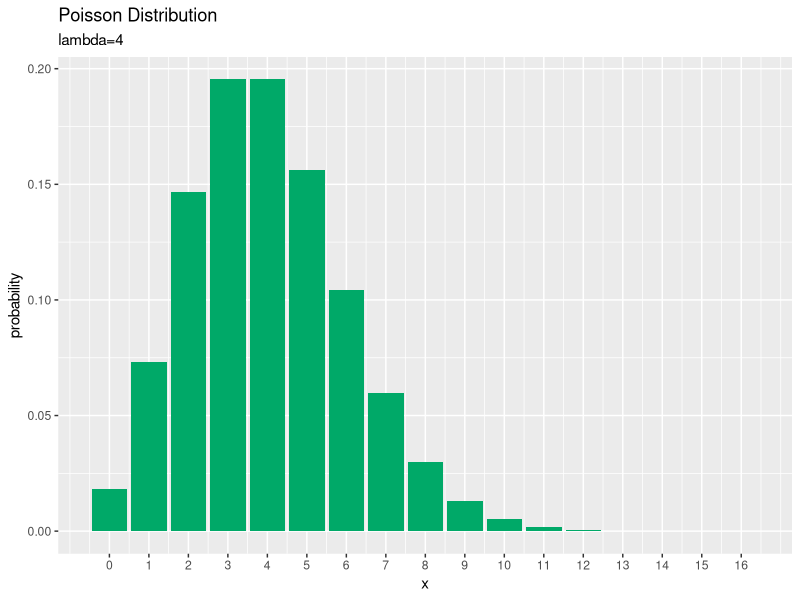
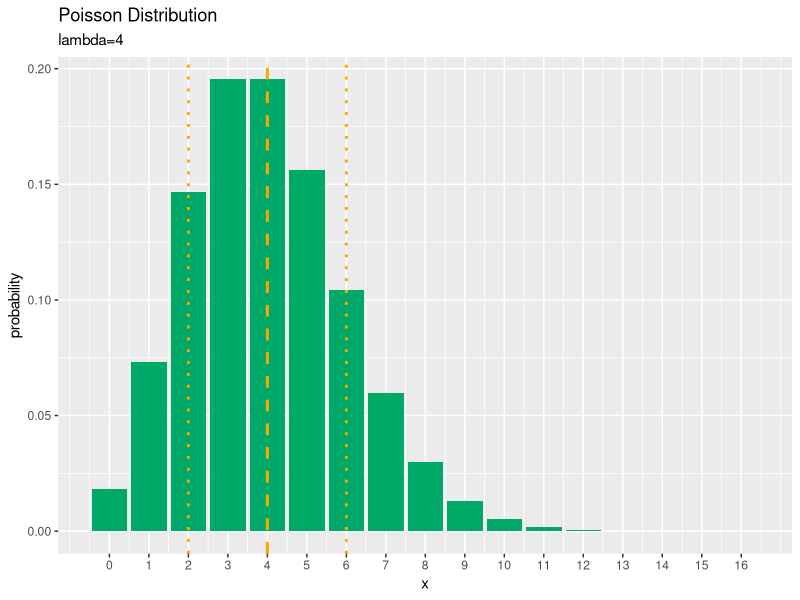
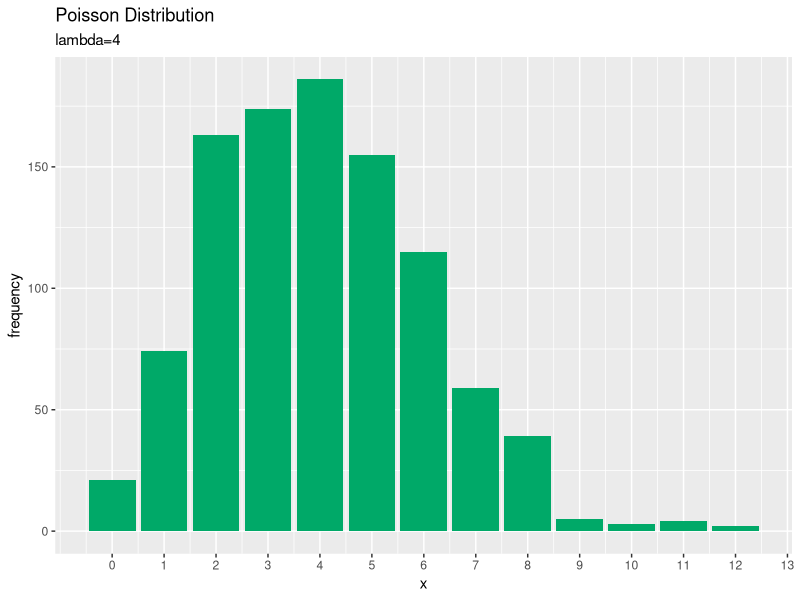
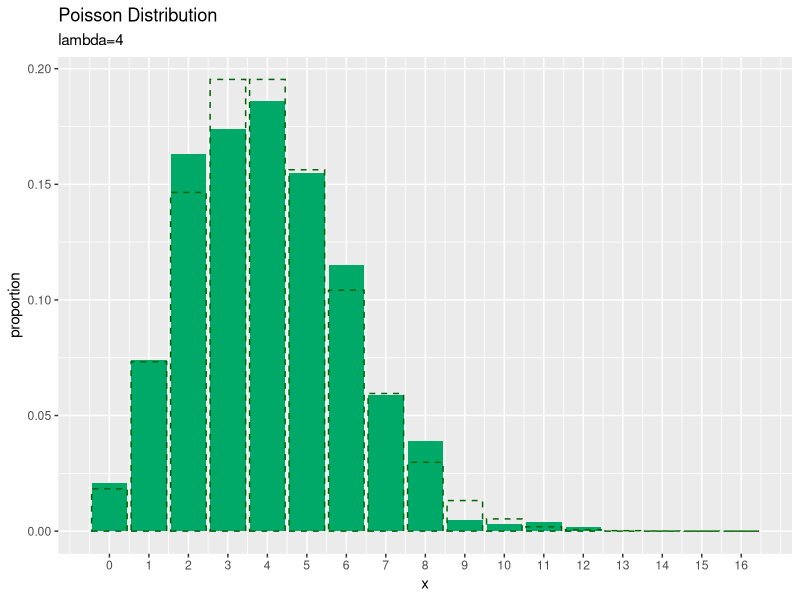

These charts were generated, in order, by the following R code:
## ---- chunk 1
knitr::opts_chunk$set(
  echo = TRUE, 
  message = FALSE, error = FALSE, warning = FALSE, # メッセージを非表示
  fig.align = "center", # 画像を中央揃え
  fig.width = 5, fig.height = 4, # 画像のサイズ
  dev = "cairo_pdf", dev.args = list(family = "ipaexg"), # {ggplot2}に日本語を組み込む場合の対処
  class.source = "numberLines lineAnchors", # ソースを番号付けする
  class.output = "numberLines lineAnchors chunkout" # 出力を番号付けする
)
## ---- chunk 2
# レンダリング日時
Sys.time()
## ---- chunk 3
# 利用するパッケージ
library(tidyverse)
library(gganimate)
## ---- chunk 4
# パラメータを指定
lambda <- 4

# 確率変数の値を指定
x <- 2
## ---- chunk 5
# 定義式により確率を計算
prob <- lambda^x / gamma(x + 1) * exp(-lambda)
prob
## ---- chunk 6
# 対数をとった定義式により確率を計算
log_prob <- x * log(lambda) - lgamma(x + 1) - lambda
prob <- exp(log_prob)
prob; log_prob
## ---- chunk 7
# ポアソン分布の関数により確率を計算
prob <- dpois(x = x, lambda = lambda)
prob
## ---- chunk 8
# ポアソン分布の対数をとった関数により確率を計算
log_prob <- dpois(x = x, lambda = lambda, log = TRUE)
prob <- exp(log_prob)
prob; log_prob
## ---- chunk 9
# 定義式により平均を計算
E_x <- lambda
E_x
## ---- chunk 10
# 定義式により分散を計算
V_x <- lambda
V_x
## ---- chunk 11
# パラメータを指定
lambda <- 4

# 作図用のxの点を作成
x_vals <- seq(from = 0, to = ceiling(lambda) * 4)

# ポアソン分布を計算
prob_df <- tidyr::tibble(
  x = x_vals, # 確率変数
  probability = dpois(x = x_vals, lambda = lambda) # 確率
)
head(prob_df)
## ---- chunk 12
# ポアソン分布を作図
ggplot(data = prob_df, mapping = aes(x = x, y = probability)) + # データ
  geom_bar(stat = "identity", fill = "#00A968") + # 棒グラフ
  scale_x_continuous(breaks = x_vals, labels = x_vals) + # x軸目盛
  labs(title = "Poisson Distribution", 
       subtitle = paste0("lambda=", lambda)) # ラベル
## ---- chunk 13
# 統計量の計算
E_x <- lambda
s_x <- sqrt(lambda)

# 統計量を重ねたポアソン分布を作図
ggplot(data = prob_df, mapping = aes(x = x, y = probability)) + # データ
  geom_bar(stat = "identity", fill = "#00A968") + # 分布
  geom_vline(xintercept = E_x, color = "orange", size = 1, linetype = "dashed") + # 平均
  geom_vline(xintercept = E_x - s_x, color = "orange", size = 1, linetype = "dotted") + # 平均 - 標準偏差
  geom_vline(xintercept = E_x + s_x, color = "orange", size = 1, linetype = "dotted") + # 平均 + 標準偏差
  scale_x_continuous(breaks = x_vals, labels = x_vals) + # x軸目盛
  labs(title = "Poisson Distribution", 
       subtitle = paste0("lambda=", lambda)) # ラベル
## ---- chunk 14
# lambdaとして利用する値を指定
lambda_vals <- seq(from = 0, to = 10, by = 0.1)
#length(lambda_vals) # フレーム数

# 作図用のxの点を作成
x_vals <- seq(from = 0, to = ceiling(max(lambda_vals)) * 2)

# lambdaの値ごとに分布を計算
anime_prob_df <- tidyr::tibble()
for(lambda in lambda_vals) {
  # ポアソン分布を計算
  tmp_prob_df <- tidyr::tibble(
    x = x_vals, # 確率変数
    probability = dpois(x = x_vals, lambda = lambda), # 確率
    parameter = paste0("lambda=", lambda) %>% 
      as.factor() # フレーム切替用のラベル
  )
  
  # 計算結果を結合
  anime_prob_df <- rbind(anime_prob_df, tmp_prob_df)
}
head(anime_prob_df)
## ---- chunk 15
# パラメータを指定
lambda <- 4

# 作図用のxの点を作成
x_vals <- seq(from = 0, to = ceiling(lambda) * 4)

# ポアソン分布を計算
prob_df <- tidyr::tibble(
  x = x_vals, # 確率変数
  probability = dpois(x = x_vals, lambda = lambda) # 確率
)

# データ数(サンプルサイズ)を指定
N <- 1000

# ポアソン分布に従う乱数を生成
x_n <- rpois(n = N, lambda = lambda)
x_n[1:10]
## ---- chunk 16
# 乱数を集計して格納
freq_df <- tidyr::tibble(x = x_n) %>% # 乱数を格納
  dplyr::count(x, name = "frequency") %>% # 頻度を測定
  dplyr::mutate(proportion = frequency / N) # 構成比を計算
head(freq_df)
## ---- chunk 17
# サンプルのヒストグラムを作成
ggplot(data = freq_df, mapping = aes(x = x, y = frequency)) + # データ
  geom_bar(stat = "identity", fill = "#00A968") + # ヒストグラム
  scale_x_continuous(breaks = x_vals, labels = x_vals) + # x軸目盛
  labs(title = "Poisson Distribution", 
       subtitle = paste0("lambda=", lambda)) # ラベル
## ---- chunk 18
# サンプルの構成比を作図
ggplot() + 
  geom_bar(data = freq_df, mapping = aes(x = x, y = proportion), 
           stat = "identity", fill = "#00A968") + # 構成比
  geom_bar(data = prob_df, mapping = aes(x = x, y = probability), 
           stat = "identity", alpha = 0, color = "darkgreen", linetype = "dashed") + # 元の分布
  scale_x_continuous(breaks = x_vals, labels = x_vals) + # x軸目盛
  labs(title = "Poisson Distribution", 
       subtitle = paste0("lambda=", lambda)) # ラベル
## ---- chunk 19
# フレーム数を指定
N_frame <- 100

# 乱数を1つずつ生成
x_n <- rep(NA, times = N_frame)
anime_freq_df <- tidyr::tibble()
anime_data_df <- tidyr::tibble()
anime_prob_df <- tidyr::tibble()
for(n in 1:N_frame) {
  # ポアソン分布に従う乱数を生成
  x_n[n] <- rpois(n = 1, lambda = lambda)
  
  # 乱数を集計して格納
  tmp_freq_df <- tidyr::tibble(x = x_n[1:n]) %>% # 乱数を格納
    dplyr::count(x, name = "frequency") %>% # 頻度を集計
    dplyr::full_join(tidyr::tibble(x = x_vals), by = "x") %>% # サンプルにない値を補完
    dplyr::mutate(frequency = tidyr::replace_na(frequency, 0)) %>% # サンプルにない場合のNAを0に置換
    dplyr::mutate(proportion = frequency / n) # 構成比を計算

  # ラベル用のテキストを作成
  label_text <- paste0(
    "lambda=", lambda, ", N=", n, "=(", paste0(tmp_freq_df[["frequency"]], collapse = ", "), ")"
  )
  
  # フレーム切替用のラベルを付与
  tmp_freq_df <- tmp_freq_df %>% 
    dplyr::mutate(parameter = as.factor(label_text))
  
  # n番目の乱数を格納
  tmp_data_df <- tidyr::tibble(
    x = x_n[n], # サンプル
    parameter = as.factor(label_text) # フレーム切替用のラベル
  )
  
  # n回目のラベルを付与
  tmp_prob_df <- prob_df %>% 
    dplyr::mutate(parameter = as.factor(label_text))
  
  # 結果を結合
  anime_freq_df <- rbind(anime_freq_df, tmp_freq_df)
  anime_data_df <- rbind(anime_data_df, tmp_data_df)
  anime_prob_df <- rbind(anime_prob_df, tmp_prob_df)
}
head(anime_freq_df)
